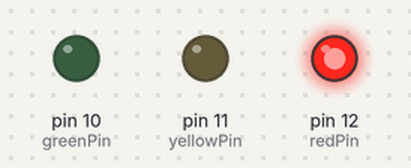
The sketch below on a simulated Arduino Uno, built with avr-gcc and run on an emulated ATmega328P. Shown: output pins drawn as LEDs (lit = HIGH).

Above: at 6.0 s.
At 12.5 s:
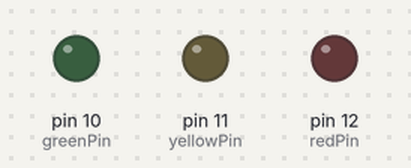
At 15.5 s:
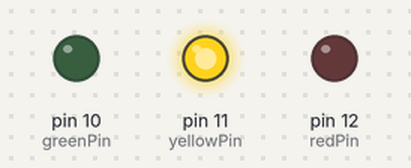
At 24.0 s:
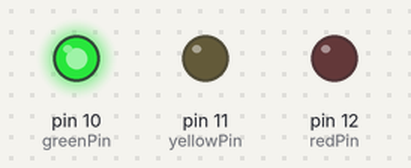
Timing chart, 0 to 39.0 s (numbered marks = the images above):
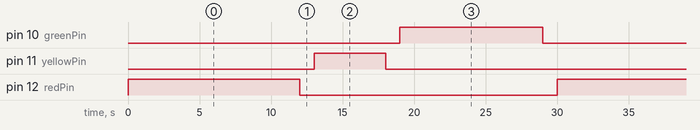

The sketch:

traffic_light.ino
```cpp
int redPin = 12;
int yellowPin = 11;
int greenPin = 10;


void setup()
{
  pinMode(redPin, OUTPUT);
  pinMode(yellowPin, OUTPUT);
  pinMode(greenPin, OUTPUT);
}

void loop()
{
  digitalWrite(redPin, HIGH);
  delay(12000);
  digitalWrite(redPin, LOW);
  delay(1000);
  digitalWrite(yellowPin, HIGH);
  delay(5000);
  digitalWrite(yellowPin, LOW);
  delay(1000);
  digitalWrite(greenPin, HIGH);
  delay(10000);
  digitalWrite(greenPin, LOW);
  delay(1000);
}
```

Measured:
- by itself, pin 10 (greenPin): alternates HIGH for 10.0 s and LOW for 20.0 s
- by itself, pin 11 (yellowPin): alternates HIGH for 5.0 s and LOW for 25.0 s
- by itself, pin 12 (redPin): alternates HIGH for 12.0 s and LOW for 18.0 s
